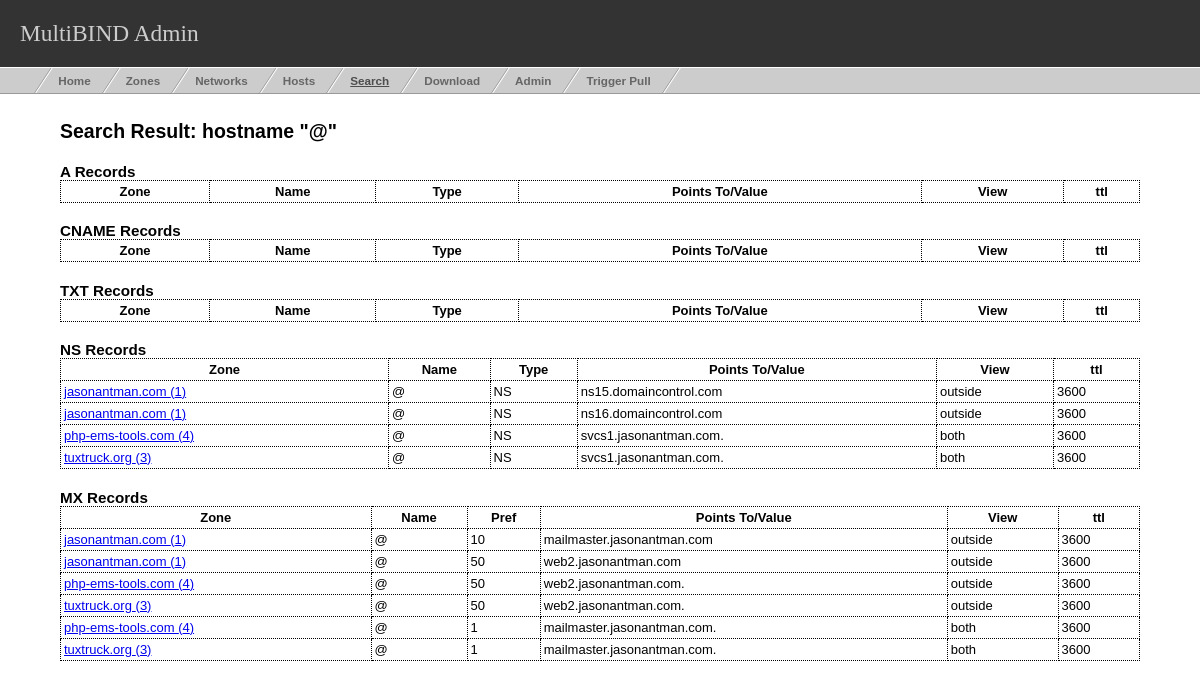
/search.php?hostname=@, run on the app's committed database.
### tables this page shows
CREATE TABLE `r_records` (
  `ttl` int(10) unsigned default NULL,
  `class` varchar(10) default NULL,
  `zone_id` int(10) unsigned NOT NULL default '0',
  `rr_type` varchar(20) NOT NULL default '',
  `name` varchar(255) NOT NULL default '',
  `value` varchar(255) NOT NULL default '',
  `last_update_ts` int(10) unsigned default NULL,
  `insert_ts` int(10) unsigned default NULL,
  `view` enum('inside','outside','both') NOT NULL default 'inside',
  `value2` varchar(255) default NULL,
  PRIMARY KEY  (`zone_id`,`rr_type`,`name`,`view`,`value`)
);

CREATE TABLE `zones` (
  `zone_id` int(10) unsigned NOT NULL auto_increment,
  `name` varchar(255) default NULL,
  `views` enum('inside','outside','both') default NULL,
  `last_update_ts` int(10) unsigned default NULL,
  `inside_provider_id` int(10) unsigned default NULL,
  `outside_provider_id` int(10) unsigned default NULL,
  `insert_ts` int(10) unsigned default NULL,
  `origin` varchar(100) default NULL,
  `ttl` int(10) unsigned default NULL,
  PRIMARY KEY  (`zone_id`)
);

CREATE TABLE `mx_records` (
  `ttl` int(10) unsigned default NULL,
  `class` varchar(10) default NULL,
  `zone_id` int(10) unsigned NOT NULL default '0',
  `pref` int(10) unsigned NOT NULL default '0',
  `name` varchar(255) NOT NULL default '',
  `mx_name` varchar(255) NOT NULL default '',
  `last_update_ts` int(10) unsigned default NULL,
  `insert_ts` int(10) unsigned default NULL,
  `view` enum('inside','outside','both') default NULL,
  PRIMARY KEY  (`zone_id`,`name`,`mx_name`,`pref`)
);

### search.php (the view, shortened to what this page needs)
<?php
require_once('inc/common.php');
?>
<!DOCTYPE html PUBLIC "-//W3C//DTD XHTML 1.0 Transitional//EN"
"http://www.w3.org/TR/xhtml1/DTD/xhtml1-transitional.dtd">
<html xmlns="http://www.w3.org/1999/xhtml">
<head>
<link rel="stylesheet" type="text/css" href="css/common.css" />
<link rel="stylesheet" type="text/css" href="css/nav.css" />
</head>
<body>
<?php
if(isset($_GET['hostname']))
{
    searchHostname($_GET['hostname']);
}
else
{
    showSearchForm();
}
function searchHostname($hostname)
{
    $hostname = mysql_real_escape_string($hostname);
    echo '<div id="content">'."\n";
    echo '<h2>Search Result: hostname "'.$hostname.'"</h2>';
    echo '<div class="tableTitle"><h3>A Records</h3></div>';
    echo '<table class="minorTableWide">'."\n";
    echo '<tr><th>Zone</th><th>Name</th><th>Type</th><th>Points To/Value</th><th>View</th><th>ttl</th></tr>'."\n";
    echo '</table>'."\n";
    echo '<div class="tableTitle"><h3>CNAME Records</h3></div>';
    echo '<table class="minorTableWide">'."\n";
    echo '<tr><th>Zone</th><th>Name</th><th>Type</th><th>Points To/Value</th><th>View</th><th>ttl</th></tr>'."\n";
    echo '</table>'."\n";
    echo '<div class="tableTitle"><h3>TXT Records</h3></div>';
    echo '<table class="minorTableWide">'."\n";
    echo '<tr><th>Zone</th><th>Name</th><th>Type</th><th>Points To/Value</th><th>View</th><th>ttl</th></tr>'."\n";
    echo '</table>'."\n";
    echo '<div class="tableTitle"><h3>NS Records</h3></div>';
    echo '<table class="minorTableWide">'."\n";
    echo '<tr><th>Zone</th><th>Name</th><th>Type</th><th>Points To/Value</th><th>View</th><th>ttl</th></tr>'."\n";
    $query = "SELECT r.*,z.name AS zone_name FROM r_records AS r LEFT JOIN zones AS z ON r.zone_id=z.zone_id WHERE r.rr_type='NS' AND (r.name LIKE '%".$hostname."%' OR r.value LIKE '%".$hostname."%' ) ORDER BY r.name ASC,r.view ASC;";
    $result = mysql_query($query) or dberror($query, mysql_error());
    while($row = mysql_fetch_assoc($result))
    {
	echo '<tr>';
	echo '<td><a href="zone.php?id='.$row['zone_id'].'">'.$row['zone_name'].' ('.$row['zone_id'].')</a></td>';
	echo '<td>'.$row['name'].'</td>';
	echo '<td>'.$row['rr_type'].'</td>';
	echo '<td>'.$row['value'].'</td>';
	echo '<td>'.$row['view'].'</td>';
	echo '<td>'.$row['ttl'].'</td>';
	echo '</tr>'."\n";
    }
    echo '</table>'."\n";
    echo '<div class="tableTitle"><h3>MX Records</h3></div>'."\n";
    echo '<table class="minorTableWide">'."\n";
    echo '<tr><th>Zone</th><th>Name</th><th>Pref</th><th>Points To/Value</th><th>View</th><th>ttl</th></tr>'."\n";
    $query = "SELECT m.*,z.name AS zone_name FROM mx_records AS m LEFT JOIN zones AS z ON m.zone_id=z.zone_id WHERE m.name LIKE '%".$hostname."%' OR m.mx_name LIKE '%".$hostname."%' ORDER BY m.view,m.name,m.pref;";
    $result = mysql_query($query) or dberror($query, mysql_error());
    while($row = mysql_fetch_assoc($result))
    {
	echo '<tr>';
	echo '<td><a href="zone.php?id='.$row['zone_id'].'">'.$row['zone_name'].' ('.$row['zone_id'].')</a></td>';
	echo '<td>'.$row['name'].'</td>';
	echo '<td>'.$row['pref'].'</td>';
	echo '<td>'.$row['mx_name'].'</td>';
	echo '<td>'.$row['view'].'</td>';
	echo '<td>'.$row['ttl'].'</td>';
	echo '</tr>'."\n";
    }
    echo '</table>'."\n";
    echo '</div> '."\n";
}
?>
</body>
</html>

### css/common.css (style rules this page uses)
body { margin: 0; padding: 0; font-family: Verdana, Arial, sans-serif; font-size: small; }
#content { margin-left: 5%; margin-right: 5%; margin-top: 2em; }
table.minorTableWide { border-width: 1px 1px 1px 1px; border-spacing: 2px; border-style: dotted dotted dotted dotted; border-color: black black black black; border-collapse: collapse; background-color: white; margin-bottom: 0px; width: 100%; }
table.minorTableWide th { border-width: 1px 1px 1px 1px; padding: 3px 3px 3px 3px; border-style: dotted dotted dotted dotted; border-color: black black black black; background-color: white; }
table.minorTableWide td { border-width: 1px 1px 1px 1px; padding: 3px 3px 3px 3px; border-style: dotted dotted dotted dotted; border-color: black black black black; background-color: white; }
.tableTitle { margin-top: 1.5em; }
.tableTitle h3 { display: inline; }

### data on the page
r_records: zone.name "jasonantman.com", zone "1", name "@", rr_type "NS", value "ns15.domaincontrol.com", view "outside", ttl "3600"
r_records: zone.name "jasonantman.com", zone "1", name "@", rr_type "NS", value "ns16.domaincontrol.com", view "outside", ttl "3600"
r_records: zone.name "php-ems-tools.com", zone "4", name "@", rr_type "NS", value "svcs1.jasonantman.com.", view "both", ttl "3600"
r_records: zone.name "tuxtruck.org", zone "3", name "@", rr_type "NS", value "svcs1.jasonantman.com.", view "both", ttl "3600"
mx_records: zone.name "jasonantman.com", zone "1", name "@", pref "10", mx_name "mailmaster.jasonantman.com", view "outside", ttl "3600"
mx_records: zone.name "jasonantman.com", zone "1", name "@", pref "50", mx_name "web2.jasonantman.com", view "outside", ttl "3600"
mx_records: zone.name "php-ems-tools.com", zone "4", name "@", pref "50", mx_name "web2.jasonantman.com.", view "outside", ttl "3600"
mx_records: zone.name "tuxtruck.org", zone "3", name "@", pref "50", mx_name "web2.jasonantman.com.", view "outside", ttl "3600"
mx_records: zone.name "php-ems-tools.com", zone "4", name "@", pref "1", mx_name "mailmaster.jasonantman.com.", view "both", ttl "3600"
mx_records: zone.name "tuxtruck.org", zone "3", name "@", pref "1", mx_name "mailmaster.jasonantman.com.", view "both", ttl "3600"

### other printed values
$name "Home"
$name "Zones"
$name "Networks"
$name "Hosts"
$name "Search"
$name "Download"
$name "Admin"
$name "Trigger Pull"
$hostname "@"
